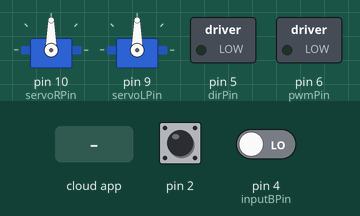
Simulated run of this sketch. Board: Arduino Uno, built with avr-gcc and run on an emulated ATmega328P. On the bench: 2 × servo, switched loads named in the sketch (green lamp = pin HIGH). Inputs (shaded band) come from the test bench; at power-on: pin 2 HIGH, pin 4 (inputBPin) LOW. The ROS host is connected and sends only what is stated.

Above: at 1.2 s.
1.3 s: the phone or cloud app sets gripperCommands to open
At 2.2 s:
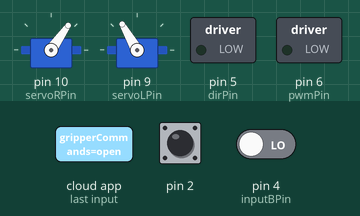
2.9 s: pin 2 pulsed LOW 5 times (0.12 s each, 0.3 s apart)
At 3.9 s:
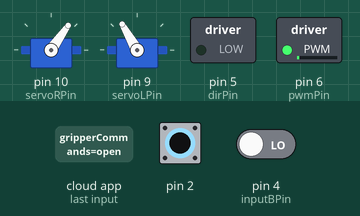
Timing chart, 0 to 5.9 s (numbered marks = the images above; inputs shaded):
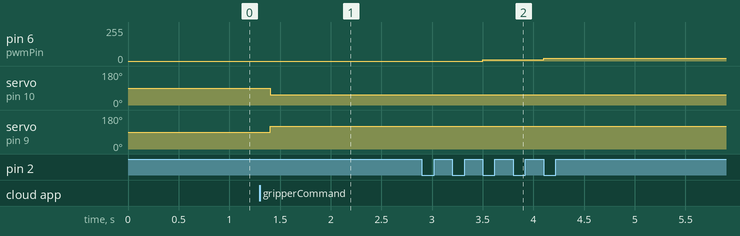

Measured:
- after the input at 1.3 s, servo on pin 10 (servoRPin): 90° → 55° after 0.10 s; servo on pin 9 (servoLPin): 90° → 120° after 0.10 s
- after the input at 2.9 s, pin 6 (pwmPin): 0/255 → 10/255 after 0.60 s, → 20/255 0.60 s later

The sketch:

gripper_firmware_v150209.ino
```cpp
/*
Force Sensor A201-25 (0-25 lb. force range 111.205N) acessado em http://www.phidgets.com/documentation/Phidgets/3100_0_FlexiforceUserManual.pdf
Rotation Speed ~38.27rpm source: Motor Pololu 70:1 = 150RPM em 12v =  (((15.0/21)**2)*150)/2^= ~38.27

Servo mg996:
Velocidade de operação: 0.13sec / 60 graus (6.0V sem carga) = 0.174seg 80graus
Torque Stall: 15 kg-cm (208,3 oz-in) em 6V
*/
#include "gripper_firmware.h"
#include <PWMServo.h> //tem que estar no .h e no sketch
#include <ros.h>
#include <std_msgs/String.h>
#include <std_msgs/UInt8.h>
#include <std_msgs/UInt16.h>
#include <std_msgs/Int16.h>


ros::NodeHandle nh;

void callCommand( const std_msgs::String& gripper_msg){
  readString=gripper_msg.data;
}

std_msgs::String status_msg;
std_msgs::UInt16 topicSpeed;
std_msgs::Int16 topicPosition;
std_msgs::UInt8 topicDistance;
std_msgs::UInt16 topicForce;
std_msgs::Int16 topicRotationX;

ros::Subscriber<std_msgs::String> subGripperCommands("gripperCommands" , callCommand);

ros::Publisher advGripperSpeed("gripperSpeed", &topicSpeed);
ros::Publisher advGripperForce("gripperForce", &topicForce);
ros::Publisher advGripperPosition("gripperPosition", &topicPosition);
ros::Publisher advGripperDistance("gripperDistance", &topicDistance);
ros::Publisher advGripperRotationX("gripperRotationX", &topicRotationX);

void setup()   {
  pinMode(dirPin,OUTPUT);
  pinMode(pwmPin,OUTPUT);
  pinMode(inputBPin,INPUT); //inputB // white wire
  pinMode(homePin,INPUT);
  attachInterrupt(inputAPin,incA,FALLING); //pin 2 inputA // yellow wire

  //gripper
  gpp_R.attach(servoRPin);
  gpp_L.attach(servoLPin);
  //#gripper
  nh.initNode();
  nh.subscribe(subGripperCommands);
  nh.advertise(advGripperSpeed);
  nh.advertise(advGripperForce);
  nh.advertise(advGripperPosition);
  nh.advertise(advGripperDistance);
  nh.advertise(advGripperRotationX);

  nh.spinOnce();
  delay(50);
}


void loop(){
  //ROS PUBLISHERS
  topicForce.data = gripperForce;
  advGripperForce.publish(&topicForce);
  topicPosition.data = gripperPosition;
  advGripperPosition.publish(&topicPosition);
  topicRotationX.data = gripperRotationX;
  advGripperRotationX.publish(&topicRotationX);
  topicDistance.data = gripperDistance;
  advGripperDistance.publish(&topicDistance);

  //encoder dalay
  time = millis();
  unsigned long rotationDelay = time - lastTimeRotationDelay;
  if(rotationDelay >= gripperSpeedSetPoint/10){ // dividido por 10 pois, 5ms é o delay ideal dealy deafault: 50ms
    lastTimeRotationDelay = time;
    if(ComposedSetPoint<gripperRotationXSetPoint)ComposedSetPoint++;
    if(ComposedSetPoint>gripperRotationXSetPoint)ComposedSetPoint--;
    computeEncoderX(ComposedSetPoint);
  }


  //compute command delay
  time = millis();
  unsigned long wait = time - lastTime;
  if(wait >= 100){ //amory: declarar como constante
    lastTime = time;
    computeCommand(readString);
    //gripperForce = analogRead(forceSensorPin);//map(gripperForce,0,111,1023,0); //4.2v = 111N = 11.34kg
    //gripperDistance = measureDistance();
    //gripperCurrent = analogRead(currentSensorPin);
  }

  updateGripperActions();

  unsigned long waitSpinOnce = time - lastTimeSpinOnce;
  if(waitSpinOnce >= 50){
    lastTimeSpinOnce = time;
    nh.spinOnce(); //evitar delay pois afeta na movimentacao da gripper
  }
}

void incA(){
  inputB = digitalRead(inputBPin);
  if(inputB)gripperRotationX--;
  else gripperRotationX++;
}
```

gripper_firmware.h
```cpp
#include "Arduino.h" //needed for Serial.println
#include <PWMServo.h>

//digital pins
#define servoRPin 10
#define servoLPin 9
#define trigPin 8
#define echoPin 7
#define pwmPin 6
#define dirPin 5
#define inputBPin 4
#define homePin 3
#define inputAPin 0 //interrupt 0 -> pin 2

//analogic pins
#define forceSensorPin 0
#define BAUDRATE 9600


//commandVariables
String readString; //para entrada serial
String commandName="";
int16_t commandValue=0;
boolean commandDone = false;

//gripperVariables
boolean gripperActive = true;
uint16_t gripperSpeedSetPoint = 50;
int16_t gripperPosition;
int16_t gripperPositionSetPoint;
int8_t gripperMode = 0; //0 open/ 1 close/ 2 auto
int8_t lastGripperMode = 1;
PWMServo gpp_R;
PWMServo gpp_L;
boolean gripperState = false;
//Right 45 min, 60 mid, 150 max
int16_t gpp_RMax = 136;///160;
int16_t gpp_RMin = 55;
//Left 145 min, 120 mid, 50 max
int16_t gpp_LMax = 34; //30
int16_t gpp_LMin = 120;
//////////////////////////
int16_t gpp_RPos = gpp_RMin;
int16_t gpp_LPos = gpp_LMin;

//sonar
uint8_t gripperDistance;
uint8_t gripperDistanceSetPoint = 15;
boolean sonarActive = false;
boolean sonarFlag = false; //when it found something

//forceSensor
uint16_t gripperForce;
uint16_t gripperForceSetPoint = 50; //hard 0; easy 1024; to activate

//encoder
int16_t ITerm1 = 0, ITerm2 = 0;
int16_t ComposedSetPoint;
int16_t gripperRotationXSetPoint;
volatile int16_t gripperRotationX = 0;
volatile boolean inputB = false;
double n = 0;
double pwmValue = 0;

//general
int val;
unsigned long time;
unsigned long lastTime;
unsigned long lastTimeCloseDelay;
unsigned long lastTimeRotationDelay;
unsigned long lastTimeSpinOnce;

///////////////////////////////////////////////////////////////////////////////
//FUNCTIONS DECLARATIONS
///////////////////////////////////////////////////////////////////////////////
void computeCommand(String rawInput);
void updateGripperActions();
void helpToPrint();
boolean close();
boolean close(int newPos);
boolean close(uint16_t newPos,uint16_t newSpeed);
boolean open();
boolean closeRoutine();
void computeEncoderX(int16_t setPoint);
void homeRoutine();
uint8_t measureDistance();

///////////////////////////////////////////////////////////////////////////////
//MAIN FUNCTION
///////////////////////////////////////////////////////////////////////////////
void computeCommand(String rawInput){
  String auxName = "";
  int16_t auxValue = 0;
  int firstCharIndex = rawInput.indexOf('_');
  if(firstCharIndex<0) firstCharIndex = rawInput.indexOf(' '); //multiplos comandos
  if(firstCharIndex>0){
    String numberCommand = "";
    for(int i = firstCharIndex+1; i < rawInput.length(); i++){ //se rawInput.length()-1 nao le a ultima string
      numberCommand += rawInput[i];
    }
    auxValue = numberCommand.toInt();
    for(int i = 0; i < firstCharIndex; i++){
      auxName+=rawInput[i];
    }
  }
  else{ //if index <= 0
    auxValue = rawInput.toInt();
    auxName = rawInput;
  }
  if(commandValue!=auxValue||commandName!=auxName){
    commandDone=false;
    commandValue=auxValue;
    commandName=auxName;
  }
}

void updateGripperActions(){
  if(commandName=="help")helpToPrint();
  else if(commandName=="close"){
    if(commandValue==101){
      if(sonarFlag)sonarActive = false;
      else sonarActive = true;
      close();
    }
    else close(commandValue);
  }
  else if(commandName=="open"){
    sonarFlag = false; //para resetar sonar na closeRoutine()
    open();
  }
  else if(commandName=="setForce")gripperForceSetPoint = commandValue;
  else if(commandName=="setSpeed")gripperSpeedSetPoint = commandValue;
  else if(commandName=="setDistance")gripperDistanceSetPoint = commandValue;
  else if(commandName=="rotate")gripperRotationXSetPoint = commandValue;
  else if(commandName=="home")homeRoutine();
  //else rosPrint("Unknown command!");
}


/*void rosPrint(char message){
  std_msgs::String msg;
  msg.data = message;
  nh.loginfo(msg.data);
  //nh.loginfo("msg");
}*/

void helpToPrint(){}

boolean close(){return close(100);}
boolean close(int newPos){return close(newPos,gripperSpeedSetPoint);}
boolean close(uint16_t newPos,uint16_t newSpeed){
  if(closeRoutine()){
    int16_t setPointR = map(newPos,0,100,gpp_RMin,gpp_RMax);
    int16_t setPointL = map(newPos,0,100,gpp_LMin,gpp_LMax);
    time = millis();
    unsigned long closeDelay = time - lastTimeCloseDelay;
    if(closeDelay >= newSpeed){
      lastTimeCloseDelay = time;
      if(gpp_RPos<setPointR)gpp_RPos+=1; //close R
      if(gpp_RPos>setPointR)gpp_RPos-=1; //open R
      if(gpp_LPos>setPointL)gpp_LPos-=1; //close L
      if(gpp_LPos<setPointL)gpp_LPos+=1; //open L
      gpp_R.write(gpp_RPos);
      gpp_L.write(gpp_LPos);
      return true;
    }

  }
  return false;
}

boolean open(){
  gpp_RPos = gpp_RMin;
  gpp_LPos = gpp_LMin;
  gpp_R.write(gpp_RPos); //45 min, 60 mid, 150 max
  gpp_L.write(gpp_LPos);//145 min, 120 mid, 50 max
}

boolean closeRoutine(){
  gripperForce = analogRead(forceSensorPin);//map(gripperForce,0,111,1023,0); //4.2v = 111N = 11.34kg
  if(gripperForce>gripperForceSetPoint)return false;

  if(sonarActive){
    gripperDistance = measureDistance();
    if(gripperDistance>gripperDistanceSetPoint)return false;
    else sonarFlag = true;
  }
  return true;
}

void computeEncoderX(int16_t setPoint){
  int16_t input = gripperRotationX;
  int16_t erro = input - (-1*setPoint); // -1* inverte rotacao
  int16_t erro1 = map(erro,0,600,0,-255); //255 é o valor maximo do pwm
  int16_t erro2 = map(erro,0,600,0,255); // 600 pulsos, é o angulo max (90°)
  float kp=10;
  int16_t output1 = kp*erro1;
  int16_t output2 = kp*erro2;
  if(output1>255)output1=255;
  else if(output2>255)output2=255;
  if(output1<0)output1=0; //120 -> pwm minimo para mover a garra
  else if(output2<0)output2=0;

  analogWrite(dirPin,output1);
  analogWrite(pwmPin,output2); //0
}

void homeRoutine(){
  open();
  gripperRotationX = 0;
  uint16_t homePos = 0;
  while(!digitalRead(homePin)){
    homePos--;
    computeEncoderX(homePos);
    delay(5);
  }
  gripperRotationX = 0;
  gripperRotationXSetPoint=450;
}

/*
void homeRoutine(){
  open();
  uint16_t homePos = 0;
  while(!digitalRead(homePin)){
    homePos--;
    computeEncoderX(homePos);
    delay(5);
  }
  homePos = 0;
  gripperRotationX = 0;
  gripperRotationXSetPoint=450;

  while(homePos<450){
    homePos++;
    computeEncoderX(homePos);
    delay(5);
  }
}*/

uint8_t measureDistance()
{
  uint8_t maximumRange = 200; // Maximum range needed
  uint8_t minimumRange = 0; // Minimum range needed
  uint16_t duration;
  uint8_t distance; // Duration used to calculate distance
  pinMode(trigPin, OUTPUT);
  pinMode(echoPin, INPUT);

  /* The following trigPin/echoPin cycle is used to determine the
  distance of the nearest object by bouncing soundwaves off of it. */
  digitalWrite(trigPin, LOW);
  delayMicroseconds(2);

  digitalWrite(trigPin, HIGH);
  delayMicroseconds(10);

  digitalWrite(trigPin, LOW);
  duration = pulseIn(echoPin, HIGH);

  //Calculate the distance (in cm) based on the speed of sound.
  distance = duration/58.2; //g

  if (distance >= maximumRange || distance <= minimumRange){
  ///* Send a negative number to computer to indicate "out of range" */
    return 0;
  }
  else return distance;//g
}
```
